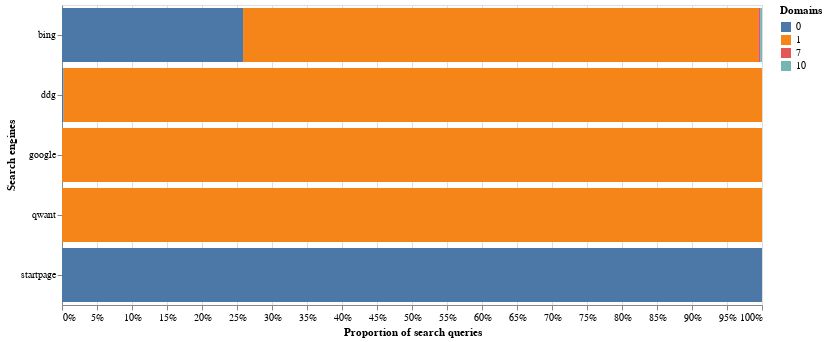

Source (notebook cell):
### Markdown cell above
### Number of different tracker domains reached from the search engine's page when clicking an ad

### Code cell
char = get_chart_of_first_parties_by_se(ALL_SE_RESULTS, "tracker_domains_after_clicking_from_search_engine")

char.save('plots/number_of_different_tracker_parties_after_clicking_ad_from_se.pdf')

char

### Figure 1 — Vega-Lite specification as saved in the notebook (floating-point values rounded to 4 significant figures; data arrays with more than 128 entries replaced by an {"elided": "..."} marker saying what was removed)
{"config": {"view": {"continuousWidth": 300, "continuousHeight": 300}}, "data": {"name": "data-de5c2236f5a0730bbf3ddbfb1a1d21c5"}, "mark": {"type": "bar"}, "encoding": {"color": {"field": "number_of_domains", "title": "Domains", "type": "nominal"}, "x": {"aggregate": "count", "field": "number_of_domains", "stack": "normalize", "title": "Proportion of search queries", "type": "quantitative"}, "y": {"field": "search_engine", "title": "Search engines", "type": "nominal"}}, "height": 300, "width": 700, "$schema": "https://vega.github.io/schema/vega-lite/v5.14.1.json", "datasets": {"data-de5c2236f5a0730bbf3ddbfb1a1d21c5": {"elided": "1928 records"}}}
